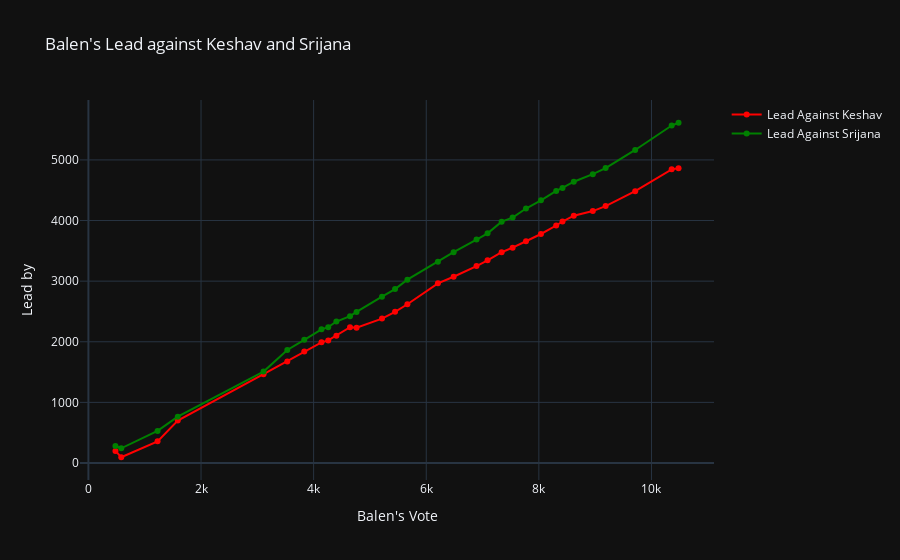

Write notebook code for a chart like this one.
### Code cell
import pandas as pd
import plotly.graph_objects as go


mayor_df = pd.read_excel('margin.xlsx')

fig = go.Figure()

fig.add_trace(go.Scatter(x=mayor_df['Balen'], y=mayor_df['bminusk'],
                         mode='lines+markers',
                         name='Lead Against Keshav',
                         line=dict(color='red')
                        ))

fig.add_trace(go.Scatter(x=mayor_df['Balen'], y=mayor_df['bminuss'],
                         mode='lines+markers',
                         name='Lead Against Srijana',
                         line=dict(color='green')
                        ))

fig.update_layout(title='Balen\'s Lead against Keshav and Srijana',
                  xaxis_title='Balen\'s Vote',
                  yaxis_title='Lead by',
                  template='plotly_dark'
                 )
fig.write_image("images/fig1.png")

with open("README.md") as f:
    lines = f.readlines()

time = mayor_df.iloc[-1:]['Last_Update'].values[0]
new_line = '## Last Update: ' + time + '\n'
lines[0] = new_line

with open("README.md", "w") as f:
    f.writelines(lines)
    
fig.show()

### Figure 1 — Plotly figure (JSON) as saved in the notebook; plotly's stock layout.template omitted (floating-point values rounded to 4 significant figures)
{"data": [{"line": {"color": "red"}, "mode": "lines+markers", "name": "Lead Against Keshav", "type": "scatter", "x": [480, 583, 1228, 1587, 3110, 3532, 3834, 4139, 4259, 4404, 4646, 4762, 5214, 5446, 5665, 6207, 6486, 6893, 7089, 7339, 7534, 7771, 8037, 8308, 8420, 8620, 8958, 9186, 9711, 10359, 10481], "y": [200, 95, 357, 700, 1465, 1676, 1838, 1991, 2022, 2101, 2241, 2231, 2382, 2494, 2619, 2964, 3073, 3249, 3343, 3477, 3552, 3658, 3778, 3918, 3984, 4080, 4156, 4238, 4485, 4844, 4863]}, {"line": {"color": "green"}, "mode": "lines+markers", "name": "Lead Against Srijana", "type": "scatter", "x": [480, 583, 1228, 1587, 3110, 3532, 3834, 4139, 4259, 4404, 4646, 4762, 5214, 5446, 5665, 6207, 6486, 6893, 7089, 7339, 7534, 7771, 8037, 8308, 8420, 8620, 8958, 9186, 9711, 10359, 10481], "y": [280, 243, 529, 765, 1508, 1864, 2032, 2205, 2241, 2334, 2422, 2493, 2744, 2869, 3025, 3322, 3477, 3685, 3789, 3981, 4048, 4198, 4334, 4489, 4538, 4640, 4765, 4866, 5164, 5567, 5613]}], "layout": {"title": {"text": "Balen's Lead against Keshav and Srijana"}, "xaxis": {"title": {"text": "Balen's Vote"}}, "yaxis": {"title": {"text": "Lead by"}}}}
